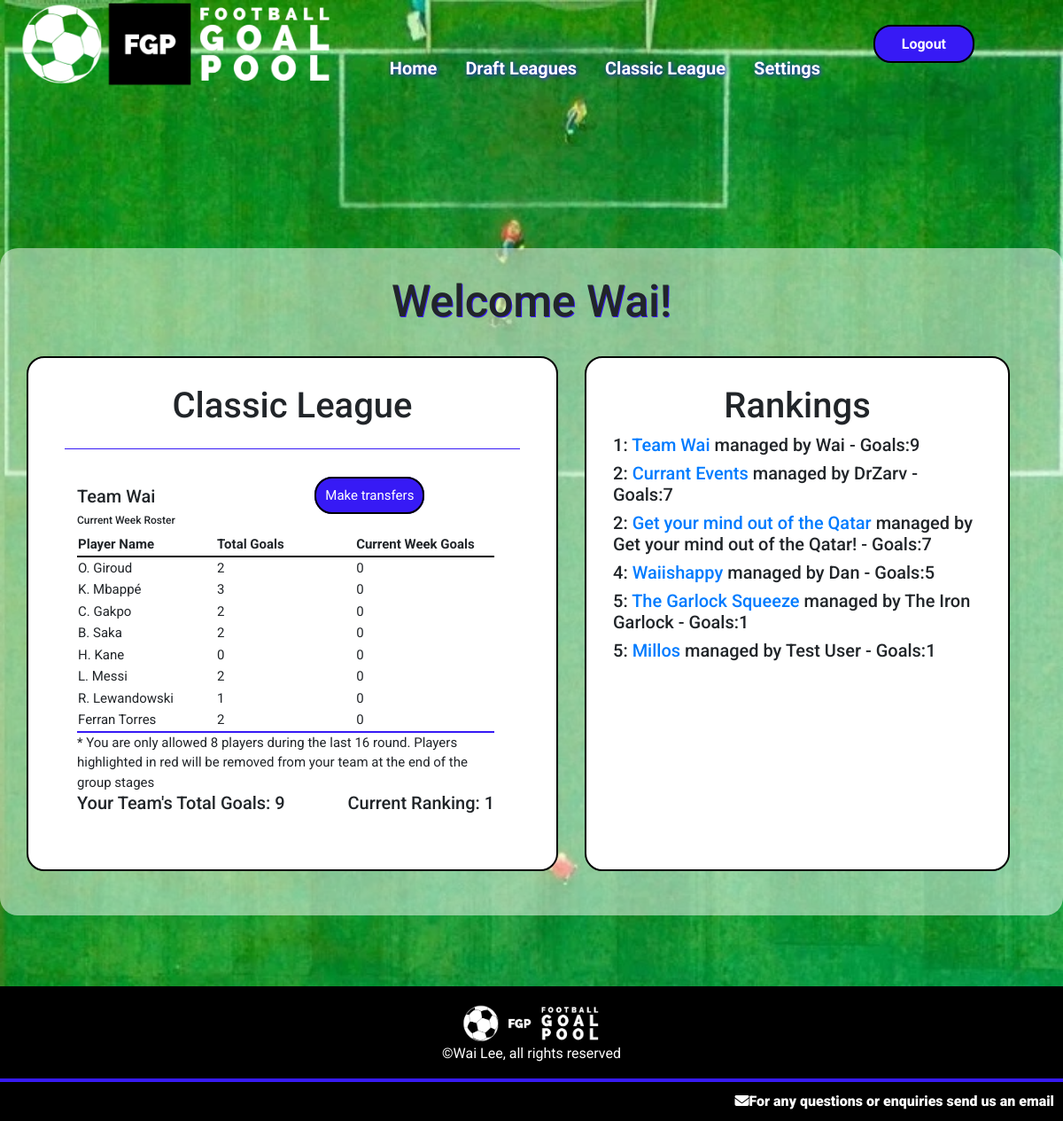
The app's page /globalleague (signed in), older data.
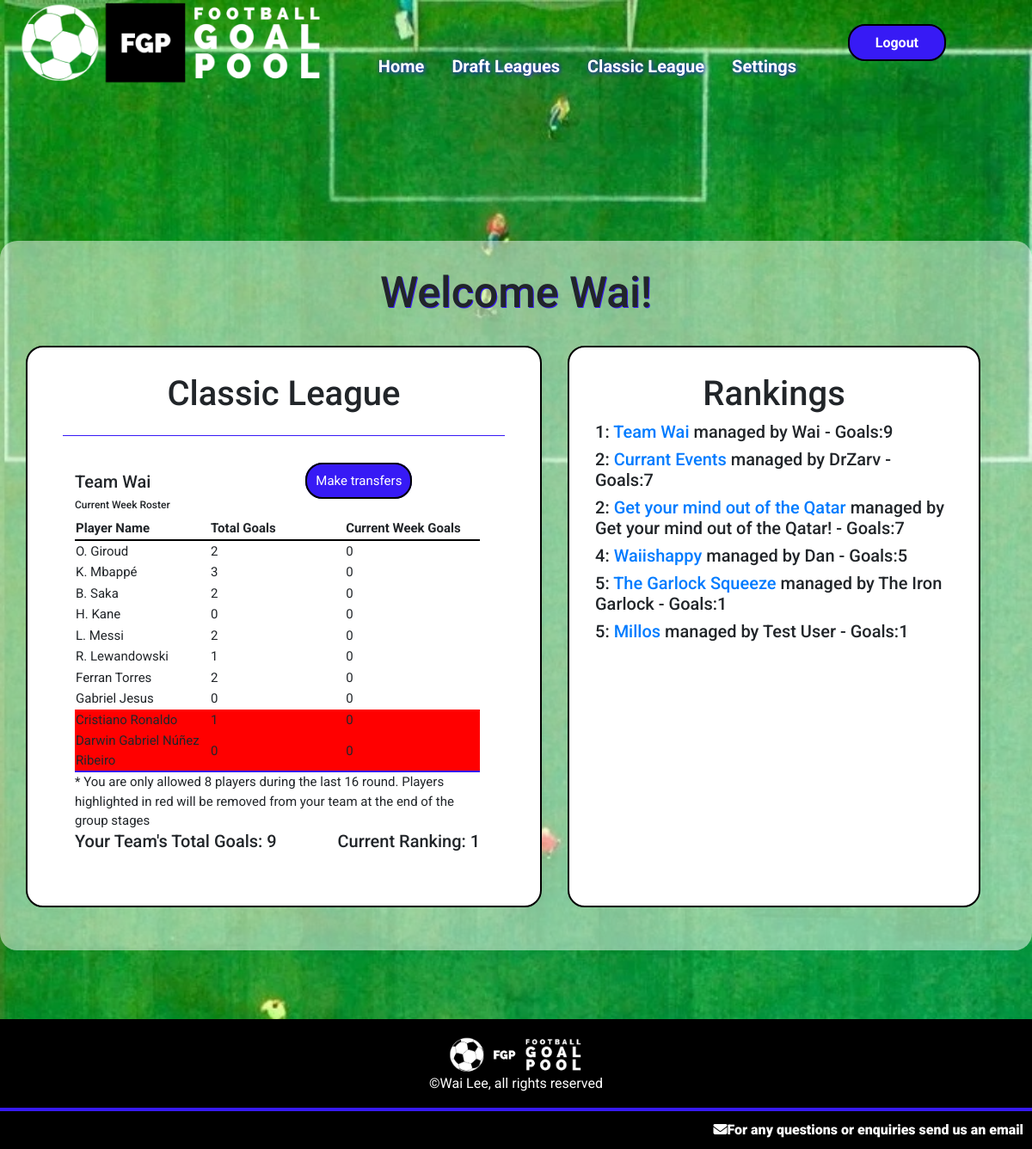
The same page, newer data.
### goalpoolapp/models.py (models this page shows, shortened)
class Player(models.Model):
    playercode = models.IntegerField()
    leagues = models.ManyToManyField(League, related_name="leagueplayers", blank=True)
    nickname = models.CharField(max_length=64)
    goals = models.IntegerField(default=0)
    country = models.ForeignKey(Country, on_delete=models.CASCADE, related_name="players")
    currentweekgoals = models.IntegerField(default=0)
    position = models.CharField(max_length=12)
    pic = models.CharField(max_length=100)

class Team(models.Model):
    manager = models.ForeignKey(User, on_delete=models.CASCADE, related_name="managedteams")
    league = models.ForeignKey(League, on_delete=models.CASCADE, related_name="leagueteams")
    players = models.ManyToManyField(Player, related_name="teams", blank=True)
    provisionalplayers = models.ManyToManyField(Player, related_name="provisionalteams", blank=True)
    rank = models.IntegerField(default=1)
    teamname = models.CharField(max_length=64)
    totalgoals = models.IntegerField(default=0)
    draftnumber = models.IntegerField(blank=True, null=True)

class User(AbstractUser):
    emailpermission = models.BooleanField(null=True)

### goalpoolapp/views.py (the view)
# urls.py: path('globalleague', views.globalleague, name='globalleague'),
@login_required
def globalleague(request):
    if request.method == "GET":
        global_league = getGlobalLeague()
        try:
            userteam = Team.objects.get(league=global_league, manager=request.user)
            global_teams = global_league.leagueteams.all().order_by('totalgoals')
            teamorder = Paginator(global_teams, 50)
            page = request.GET.get('page')
            teams = teamorder.get_page(page)
            return render(request, 'goalpoolapp/globalleague.html', {
                "league": global_league,
                "team": userteam,
                "teams": teams
            })
        except:
            return render(request, 'goalpoolapp/globalleague.html')

### goalpoolapp/functions.py (called while the page is built)
def getGlobalLeague():
    return League.objects.get(id='19')

### goalpoolapp/templates/goalpoolapp/globalleague.html (shortened to what this page needs)
{% extends "goalpoolapp/layout.html" %}
{% load static %}
{% block body %}
<div id="main-page-content-container">
    <div id="main-page-content">
        <h2>Welcome {{ user.username }}!</h2>
        <br>
        {% if not team %}
        <h3>You currently do not have a team registered for the Classic league</h3>
        <a class="button" href="{% url 'goalpoolapp:createglobalteam' %}">Click here to create a team</a>
        {% else %}
            <div class="leagues-container">
                <div>
                    <div class="leaguecontainer">
                        <h3>Classic League</h3>
                        <hr>
                        <div class="leagueinformation">
                            <div class="leaguetablecontainer">
                                <div class="split-flexbox">
                                    <div>
                                        <h5>{{ team.teamname }}</h5>
                                        <h6>Current Week Roster</h6>
                                    </div>
                                    <br>
                                    <div>
                                        {% if team.manager == user %}
                                        <a class="button" href="{% url 'goalpoolapp:globaltransfers' %}">Make transfers</a>
                                        {% endif %}
                                    </div>
                                    <br>
                                </div>
                                <table class="leaguetable">
                                    <tr>
                                        <th>Player Name</th>
                                        <th>Total Goals</th>
                                        <th>Current Week Goals</th>
                                    </tr>
                                    {% for player in team.players.all %}
                                    <tr {% if forloop.counter > 8 %}style="background-color: red" {% endif %}</tr>
                                        <td>{{ player.nickname }}</td>
                                        <td>{{ player.goals }}</td>
                                        <td>{{ player.currentweekgoals }}</td>
                                    </tr>
                                    {% endfor %}
                                </table>
                                <span>* You are only allowed 8 players during the last 16 round. Players highlighted in red will be removed from your team at the end of the group stages</span>
                                <br>
                                <div class="split-flexbox">
                                    <h5>
                                        Your Team's Total Goals: {{ team.totalgoals }}
                                    </h5>
                                    <h5>
                                        Current Ranking: {{ team.rank }}
                                    </h5>
                                </div>
                            </div>
                        </div>
                    </div>
                </div>
                <div class="leaguecontainer">
                    <h3>Rankings</h3>
                    <div>
                        {% for team in teams|dictsort:"rank" %}
                            <h5>{{ team.rank }}: <a href="{% url 'goalpoolapp:viewglobalteam' team.id %}">{{ team.teamname }}</a> managed by {{ team.manager }} - Goals:{{ team.totalgoals }}</h5>
                        {% endfor %}
                    </div>
                </div>
            </div>
        {% endif %}
    </div>
</div>
{% endblock %}

Row changes from the older to the newer data that the page shows:
no longer on this page (row edited): Player: nickname "C. Gakpo", goals "2", currentweekgoals "0"
now on this page (row unchanged): Player: nickname "Gabriel Jesus", goals "0", currentweekgoals "0"
now on this page (row unchanged): Player: nickname "Cristiano Ronaldo", goals "1", currentweekgoals "0"
now on this page (row unchanged): Player: nickname "Darwin Gabriel Núñez Ribeiro", goals "0", currentweekgoals "0"
